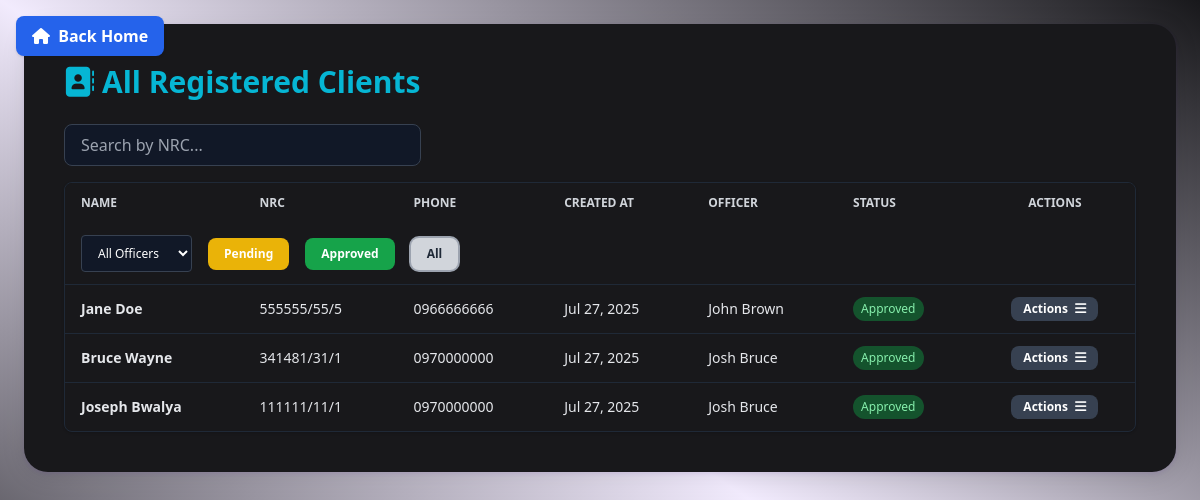
/clients/ceo/clients/all/ (signed in), run on the app's committed database.
### clients/models.py (models this page shows, shortened)
class Client(models.Model):
    full_name = models.CharField(max_length=100)
    nrc = models.CharField(max_length=20)
    phone_number = models.CharField(max_length=20)
    passport_photo = models.ImageField(upload_to='photos/')
    signature = models.ImageField(upload_to='signatures/')
    business_name = models.CharField(max_length=255, blank=True, null=True)
    address = models.TextField(blank=True, null=True)
    MARITAL_STATUS_CHOICES = [
        ('single', 'Single'),
        ('married', 'Married'),
        ('divorced', 'Divorced'),
        ('widowed', 'Widowed'),
    ]
    marital_status = models.CharField(max_length=10, choices=MARITAL_STATUS_CHOICES, blank=True, null=True)
    relationship_with_witness = models.CharField(max_length=255, blank=True, null=True)
    surety_name = models.CharField(max_length=100)
    surety_value = models.DecimalField(max_digits=10, decimal_places=2, blank=True, null=True)
    surety_make = models.CharField(max_length=255, blank=True, null=True)
    witness_name = models.CharField(max_length=100)
    witness_nrc = models.CharField(max_length=20)
    witness_phone = models.CharField(max_length=20)
    created_by = models.ForeignKey(settings.AUTH_USER_MODEL, on_delete=models.CASCADE)
    created_at = models.DateTimeField(auto_now_add=True)
    approved = models.BooleanField(default=False)
    rejected = models.BooleanField(default=False)

### users/models.py (models this page shows, shortened)
class User(AbstractUser):
    ROLE_CHOICES = (
        ('CEO', 'CEO'),
        ('OFFICER', 'Loan Officer'),
    )
    role = models.CharField(max_length=10, choices=ROLE_CHOICES)

### clients/views.py (the view)
# urls.py: path('ceo/clients/all/', views.view_all_clients, name='view_all_clients'),
@login_required
def view_all_clients(request):
    form = ClientFilterForm(request.GET or None)
    clients = Client.objects.all().order_by('-created_at')
    if form.is_valid():
        officer_id = form.cleaned_data.get('officer')
        if officer_id:
            clients = clients.filter(created_by__id=officer_id)
    status = request.GET.get('status')
    if status == 'pending':
        clients = clients.filter(approved=False, rejected=False)
    elif status == 'approved':
        clients = clients.filter(approved=True)
    officers = User.objects.filter(role='OFFICER').order_by('username')
    context = {
        'clients': clients,
        'form': form,
        'officers': officers,
    }
    return render(request, 'clients/view_all_clients.html', context)

### clients/forms.py
class ClientFilterForm(forms.Form):
    officer = forms.ChoiceField(
        required=False,
        label="Filter by Loan Officer",
        choices=[],
        widget=forms.Select(attrs={'class': 'form-select'})
    )
    def __init__(self, *args, **kwargs):
        super().__init__(*args, **kwargs)
        officers = User.objects.filter(role='OFFICER').order_by('username')
        choices = [('', 'All Officers')] + [(str(officer.id), officer.get_full_name() or officer.username) for officer in officers]
        self.fields['officer'].choices = choices

### clients/templates/clients/view_all_clients.html (shortened to what this page needs)
{% load static %}
<!DOCTYPE html>
<html lang="en" class="dark">
  <head>
    <script src="https://cdn.tailwindcss.com"></script>
    <link
      rel="stylesheet"
      href="https://cdnjs.cloudflare.com/ajax/libs/font-awesome/6.4.2/css/all.min.css"
    />
  </head>
    <a
      href="{% url 'ceo_dashboard' %}"
      class="fixed top-4 left-4 z-50 bg-blue-600 hover:bg-blue-700 text-white font-semibold px-4 py-2 rounded-lg shadow transition"
    >
      <i class="fa-solid fa-house mr-1"></i> Back Home
    </a>
  <body
    class="bg-gradient-to-bl from-primary/10 via-accent/10 to-slate-100 dark:from-surface-dark dark:via-primary-dark/10 dark:to-surface-dark min-h-screen p-6 transition-colors duration-300"
  >
    <section
      class="w-full max-w-6xl mx-auto bg-white dark:bg-surface-dark shadow-neu rounded-3xl p-8 md:p-10"
    >
      <h1
        class="text-3xl font-bold text-primary dark:text-accent mb-6 flex items-center gap-2"
      >
        <i class="fa-solid fa-address-book"></i>
        All Registered Clients
      </h1>
      <div class="mb-4">
        <input
          type="text"
          id="searchNRC"
          placeholder="Search by NRC..."
          class="w-full md:w-1/3 px-4 py-2 border border-gray-300 dark:border-gray-700 rounded-lg bg-white dark:bg-gray-900 text-gray-900 dark:text-white focus:outline-none focus:ring-2 focus:ring-primary"
        />
      </div>
      <div
        class="overflow-x-auto rounded-lg border border-gray-200 dark:border-gray-800 shadow"
      >
        <table
          class="min-w-full text-sm text-left text-gray-700 dark:text-gray-200"
        >
          <thead
            class="bg-gray-100 dark:bg-surface-dark text-gray-600 dark:text-gray-300 uppercase text-xs"
          >
            <tr>
              <th class="px-4 py-3">Name</th>
              <th class="px-4 py-3">NRC</th>
              <th class="px-4 py-3">Phone</th>
            <th class="px-4 py-3">Created At</th>
            <th class="px-4 py-3">Officer</th>
            <th class="px-4 py-3">Status</th>
            <th class="px-4 py-3 text-center">Actions</th>
          </tr>
          <tr>
            <td colspan="6" class="px-4 py-3">
              <form method="get" id="filterForm" class="flex items-center gap-4">
                <select name="officer" onchange="document.getElementById('filterForm').submit()" class="form-select px-3 py-2 rounded border border-gray-300 dark:border-gray-700 bg-white dark:bg-gray-900 text-gray-900 dark:text-white">
                  <option value="">All Officers</option>
                </select>
                  <button type="button" onclick="setStatusFilter('pending')" class="px-4 py-2 rounded-lg font-semibold bg-yellow-500 text-white hover:bg-yellow-600 focus:outline-none focus:ring-2 focus:ring-yellow-400 {% if request.GET.status == 'pending' %}ring-2 ring-yellow-400{% endif %}">Pending</button>
                  <button type="button" onclick="setStatusFilter('approved')" class="px-4 py-2 rounded-lg font-semibold bg-green-600 text-white hover:bg-green-700 focus:outline-none focus:ring-2 focus:ring-green-400 {% if request.GET.status == 'approved' %}ring-2 ring-green-400{% endif %}">Approved</button>
                  <button type="button" onclick="setStatusFilter('')" class="px-4 py-2 rounded-lg font-semibold bg-gray-300 text-gray-800 hover:bg-gray-400 focus:outline-none focus:ring-2 focus:ring-gray-400 {% if not request.GET.status %}ring-2 ring-gray-400{% endif %}">All</button>
              </form>
            </td>
          </tr>
          </thead>
          <tbody id="clientTableBody">
            {% for client in clients %}
            <tr
              class="border-t border-gray-100 dark:border-gray-800 hover:bg-primary/5 dark:hover:bg-accent/10"
            >
              <td class="px-4 py-3 font-semibold">{{ client.full_name }}</td>
              <td class="px-4 py-3">{{ client.nrc }}</td>
              <td class="px-4 py-3">{{ client.phone_number }}</td>
              <td class="px-4 py-3">{{ client.created_at|date:"M d, Y" }}</td>
              <td class="px-4 py-3">{{ client.created_by.get_full_name|default:client.created_by.username }}</td>
              <td class="px-4 py-3">
                {% if client.approved %}
                  <span class="inline-block px-2 py-1 text-green-700 bg-green-100 dark:bg-green-900 dark:text-green-300 rounded-full text-xs font-medium">
                    Approved
                  </span>
                {% elif client.rejected %}
                  <span class="inline-block px-2 py-1 text-red-700 bg-red-100 dark:bg-red-900 dark:text-red-300 rounded-full text-xs font-medium">
                    Rejected
                  </span>
                {% else %}
                  <span class="inline-block px-2 py-1 text-yellow-700 bg-yellow-100 dark:bg-yellow-900 dark:text-yellow-300 rounded-full text-xs font-medium">
                    Pending
                  </span>
                {% endif %}
              </td>
              <td class="px-4 py-3 text-center">
                <button onclick="openActionModal('{{ client.id }}')"
                  class="bg-gray-200 hover:bg-gray-300 dark:bg-gray-700 dark:hover:bg-gray-600 text-gray-800 dark:text-white px-3 py-1 rounded-lg text-xs font-semibold">
                  Actions <i class="fa-solid fa-bars text-[13px] ml-1"></i>
                </button>
              </td>
            </tr>
            {% endfor %}
          </tbody>
        </table>
      </div>
    </section>
  </body>
</html>

### data on the page
Client: full_name "Jane Doe", nrc "555555/55/5", phone_number "0966666666", created_at "Jul 27, 2025", created_by.get_full_name "John Brown", approved "Approved"
Client: full_name "Bruce Wayne", nrc "341481/31/1", phone_number "0970000000", created_at "Jul 27, 2025", created_by.get_full_name "Josh Bruce", approved "Approved"
Client: full_name "Joseph Bwalya", nrc "111111/11/1", phone_number "0970000000", created_at "Jul 27, 2025", created_by.get_full_name "Josh Bruce", approved "Approved"
